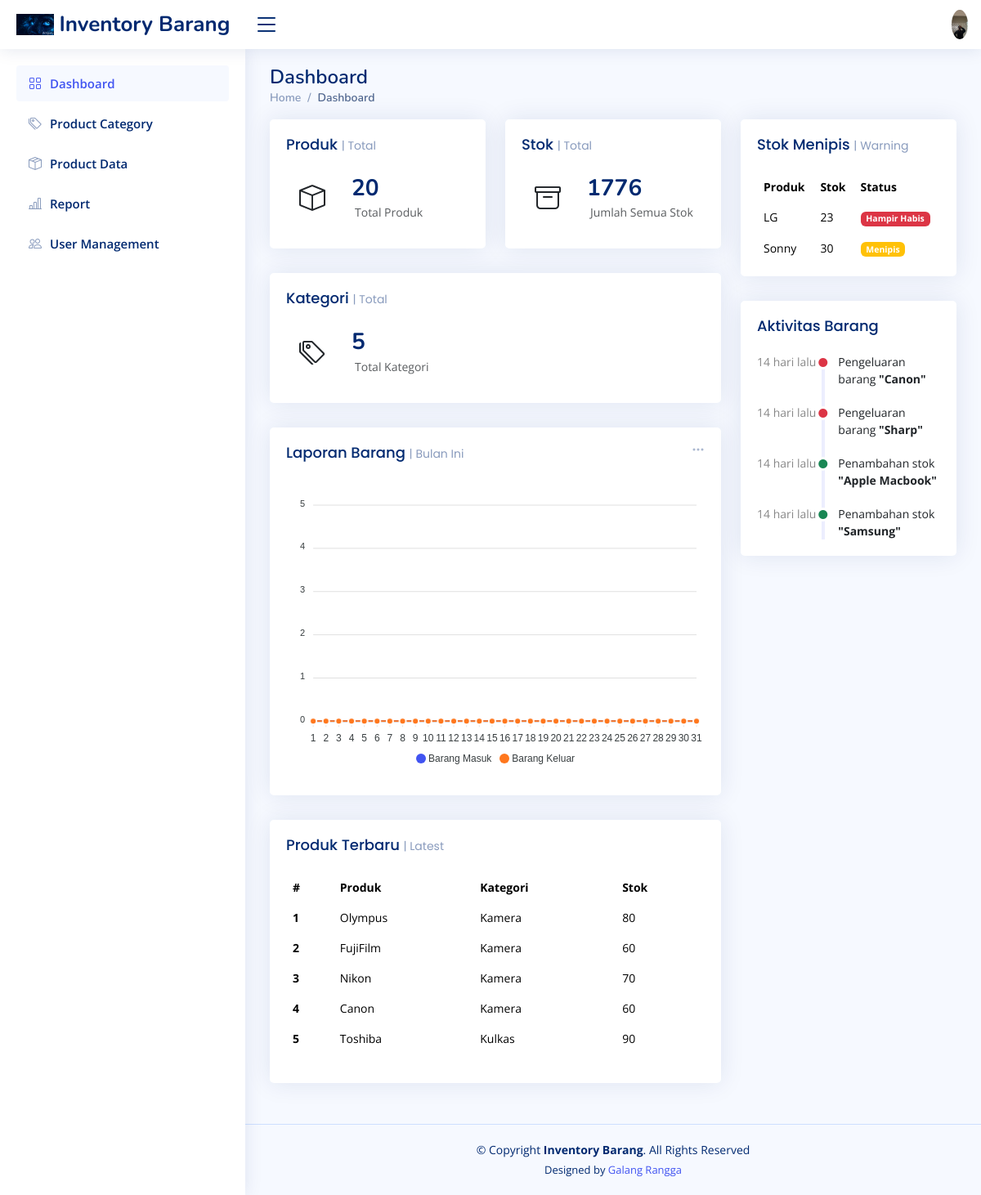
Page /index.php (signed in) on the committed database.
### tables this page shows
CREATE TABLE `products` (
  `id` int NOT NULL,
  `category_id` int DEFAULT NULL,
  `product_code` varchar(50) DEFAULT NULL,
  `product_name` varchar(150) DEFAULT NULL,
  `stock` int DEFAULT '0',
  `min_stock` int DEFAULT '5',
  `price` int DEFAULT NULL,
  `gambar` varchar(255) NOT NULL,
  `created_at` timestamp NULL DEFAULT CURRENT_TIMESTAMP,
  `updated_at` timestamp NULL DEFAULT NULL
);

CREATE TABLE `categories` (
  `id` int NOT NULL,
  `kd_kat` varchar(6) NOT NULL,
  `category_name` varchar(100) NOT NULL
);

CREATE TABLE `stock_logs` (
  `id` int NOT NULL,
  `product_id` int DEFAULT NULL,
  `change_type` enum('ADD','EDIT','REDUCE') DEFAULT NULL,
  `qty` int DEFAULT NULL,
  `stock_before` int DEFAULT NULL,
  `stock_after` int DEFAULT NULL,
  `note` varchar(255) DEFAULT NULL,
  `created_at` timestamp NULL DEFAULT CURRENT_TIMESTAMP,
  `created_by` int DEFAULT NULL
);

### index.php (the view, shortened to what this page needs)
<?php
include "koneksi.php";
$q_produk = mysqli_query($conn, "SELECT COUNT(*) as total_produk FROM products");
$data_produk = mysqli_fetch_assoc($q_produk);
$q_stok = mysqli_query($conn, "SELECT SUM(stock) as total_stok FROM products");
$data_stok = mysqli_fetch_assoc($q_stok);
$q_kategori = mysqli_query($conn, "SELECT COUNT(*) as total_kategori FROM categories");
$data_kategori = mysqli_fetch_assoc($q_kategori);
$query = mysqli_query($conn, "
    SELECT p.product_name, p.stock, c.category_name
    FROM products p
    JOIN categories c ON p.category_id = c.id
    ORDER BY p.created_at DESC
    LIMIT 5
");
$q_menipis = mysqli_query($conn, "
    SELECT product_name, stock, min_stock
    FROM products
    WHERE stock <= min_stock
    ORDER BY stock ASC
    LIMIT 5
");
$q_aktivitas = mysqli_query($conn, "
    SELECT sl.*, p.product_name, u.name as user_name
    FROM stock_logs sl
    JOIN products p ON sl.product_id = p.id
    JOIN users u ON sl.created_by = u.id
    ORDER BY sl.created_at DESC
    LIMIT 5
");
function waktu_lalu($datetime)
{
  $selisih = time() - strtotime($datetime);
  $menit = floor($selisih / 60);
  $jam   = floor($selisih / 3600);
  $hari  = floor($selisih / 86400);
  if ($menit < 60) {
    return $menit . " menit lalu";
  } elseif ($jam < 24) {
    return $jam . " jam lalu";
  } else {
    return $hari . " hari lalu";
  }
}
?>
<!DOCTYPE html>
<html lang="en">
<head>
  <link href="assets/vendor/bootstrap/css/bootstrap.min.css" rel="stylesheet">
  <link href="assets/vendor/bootstrap-icons/bootstrap-icons.css" rel="stylesheet">
  <link href="assets/vendor/boxicons/css/boxicons.min.css" rel="stylesheet">
  <link href="assets/vendor/quill/quill.snow.css" rel="stylesheet">
  <link href="assets/vendor/quill/quill.bubble.css" rel="stylesheet">
  <link href="assets/vendor/remixicon/remixicon.css" rel="stylesheet">
  <link href="assets/vendor/simple-datatables/style.css" rel="stylesheet">
  <link href="assets/css/style.css" rel="stylesheet">
</head>
<body>
  <header id="header" class="header fixed-top d-flex align-items-center">
    <div class="d-flex align-items-center justify-content-between">
      <a href="index.php" class="logo d-flex align-items-center">
        <img src="assets/img/artguru.png" alt="">
        <span class="d-none d-lg-block">Inventory Barang</span>
      </a>
      <i class="bi bi-list toggle-sidebar-btn"></i>
    </div>
    <nav class="header-nav ms-auto">
      <ul class="d-flex align-items-center">
        <li class="nav-item dropdown pe-3">
          <a class="nav-link nav-profile d-flex align-items-center pe-0" href="#" data-bs-toggle="dropdown">
            <img src="assets/img/galang.jpeg" alt="Profile" class="rounded-circle" />
          </a>
        </li>
      </ul>
    </nav>
  </header>
  <aside id="sidebar" class="sidebar">
    <ul class="sidebar-nav" id="sidebar-nav">
      <li class="nav-item">
        <a class="nav-link " href="index.php">
          <i class="bi bi-grid"></i>
          <span>Dashboard</span>
        </a>
      </li>
      <li class="nav-item">
        <a class="nav-link collapsed" href="kategori_produk.php">
          <i class="bi bi-tags"></i>
          <span>Product Category</span>
        </a>
      </li>
      <li class="nav-item">
        <a class="nav-link collapsed" href="produk.php">
          <i class="bi bi-box-seam"></i>
          <span>Product Data</span>
        </a>
      </li>
      <li class="nav-item">
        <a class="nav-link collapsed" href="laporan.php">
          <i class="bi bi-bar-chart-line"></i>
          <span>Report</span>
        </a>
      </li>
      <li class="nav-item">
        <a class="nav-link collapsed" href="users.php">
          <i class="bi bi-people"></i>
          <span>User Management</span>
        </a>
      </li>
    </ul>
  </aside>
  <main id="main" class="main">
    <div class="pagetitle">
      <h1>Dashboard</h1>
      <nav>
        <ol class="breadcrumb">
          <li class="breadcrumb-item"><a href="index.php">Home</a></li>
          <li class="breadcrumb-item active">Dashboard</li>
        </ol>
      </nav>
    </div>
    <section class="section dashboard">
      <div class="row">
        <div class="col-lg-8">
          <div class="row">
            <div class="col-xxl-4 col-md-6">
              <div class="card info-card">
                <div class="card-body">
                  <h5 class="card-title">Produk <span>| Total</span></h5>
                  <div class="d-flex align-items-center">
                    <div class="card-icon rounded-circle d-flex align-items-center justify-content-center">
                      <i class="bi bi-box"></i>
                    </div>
                    <div class="ps-3">
                      <h6><?= $data_produk['total_produk']; ?></h6>
                      <span class="text-muted small pt-2 ps-1">Total Produk</span>
                    </div>
                  </div>
                </div>
              </div>
            </div>
            <div class="col-xxl-4 col-md-6">
              <div class="card info-card">
                <div class="card-body">
                  <h5 class="card-title">Stok <span>| Total</span></h5>
                  <div class="d-flex align-items-center">
                    <div class="card-icon rounded-circle d-flex align-items-center justify-content-center">
                      <i class="bi bi-archive"></i>
                    </div>
                    <div class="ps-3">
                      <h6><?= $data_stok['total_stok'] ?? 0; ?></h6>
                      <span class="text-muted small pt-2 ps-1">Jumlah Semua Stok</span>
                    </div>
                  </div>
                </div>
              </div>
            </div>
            <div class="col-xxl-4 col-md-12">
              <div class="card info-card">
                <div class="card-body">
                  <h5 class="card-title">Kategori <span>| Total</span></h5>
                  <div class="d-flex align-items-center">
                    <div class="card-icon rounded-circle d-flex align-items-center justify-content-center">
                      <i class="bi bi-tags"></i>
                    </div>
                    <div class="ps-3">
                      <h6><?= $data_kategori['total_kategori']; ?></h6>
                      <span class="text-muted small pt-2 ps-1">Total Kategori</span>
                    </div>
                  </div>
                </div>
              </div>
            </div>
            <div class="col-12">
              <div class="card">
                <div class="filter">
                  <a class="icon" href="#" data-bs-toggle="dropdown"><i class="bi bi-three-dots"></i></a>
                </div>
                <div class="card-body">
                  <h5 class="card-title">Laporan Barang <span>| Bulan Ini</span></h5>
                  <div id="reportsChart"></div>
                </div>
              </div>
            </div>
            <div class="col-12">
              <div class="card recent-sales overflow-auto">
                <div class="card-body">
                  <h5 class="card-title">Produk Terbaru <span>| Latest</span></h5>
                  <table class="table table-borderless datatable">
                    <thead>
                      <tr>
                        <th scope="col">#</th>
                        <th scope="col">Produk</th>
                        <th scope="col">Kategori</th>
                        <th scope="col">Stok</th>
                      </tr>
                    </thead>
                    <tbody>
                      <?php
                      $no = 1;
                      while ($row = mysqli_fetch_assoc($query)) :
                      ?>
                        <tr>
                          <th><?= $no++; ?></th>
                          <td><?= $row['product_name']; ?></td>
                          <td><?= $row['category_name']; ?></td>
                          <td><?= $row['stock']; ?></td>
                        </tr>
                      <?php endwhile; ?>
                    </tbody>
                  </table>
                </div>
              </div>
            </div>
          </div>
        </div>
        <div class="col-lg-4">
          <div class="card top-selling overflow-auto">
            <div class="card-body pb-0">
              <h5 class="card-title">Stok Menipis <span>| Warning</span></h5>
              <table class="table table-borderless">
                <thead>
                  <tr>
                    <th>Produk</th>
                    <th>Stok</th>
                    <th>Status</th>
                  </tr>
                </thead>
                <tbody>
                  <?php while ($row = mysqli_fetch_assoc($q_menipis)) : ?>
                    <tr>
                      <td><?= $row['product_name']; ?></td>
                      <td><?= $row['stock']; ?></td>
                      <td>
                        <?php if ($row['stock'] == 0) : ?>
                          <span class="badge bg-danger">Habis</span>
                        <?php elseif ($row['stock'] <= ($row['min_stock'] / 2)) : ?>
                          <span class="badge bg-danger">Hampir Habis</span>
                        <?php else : ?>
                          <span class="badge bg-warning">Menipis</span>
                        <?php endif; ?>
                      </td>
                    </tr>
                  <?php endwhile; ?>
                </tbody>
              </table>
            </div>
          </div>
          <div class="card">
            <div class="card-body">
              <h5 class="card-title">Aktivitas Barang</h5>
              <div class="activity">
                <?php while ($row = mysqli_fetch_assoc($q_aktivitas)) :
                  if ($row['change_type'] == 'ADD') {
                    $text = "Penambahan stok";
                    $color = "text-success";
                  } elseif ($row['change_type'] == 'REDUCE') {
                    $text = "Pengeluaran barang";
                    $color = "text-danger";
                  } else {
                    $text = "Perubahan stok";
                    $color = "text-primary";
                  }
                ?>
                  <div class="activity-item d-flex">
                    <div class="activite-label">
                      <?= waktu_lalu($row['created_at']); ?>
                    </div>
                    <i class="bi bi-circle-fill activity-badge <?= $color ?> align-self-start"></i>
                    <div class="activity-content">
                      <?= $text; ?>
                      <span class="fw-bold text-dark">
                        "<?= $row['product_name']; ?>"
                      </span>
                    </div>
                  </div>
                <?php endwhile; ?>
              </div>
            </div>
          </div>
        </div>
      </div>
    </section>
  </main>
  <footer id="footer" class="footer">
    <div class="copyright">
      &copy; Copyright <strong><span>Inventory Barang</span></strong>. All Rights Reserved
    </div>
    <div class="credits">
      Designed by <a href="">Galang Rangga</a>
    </div>
  </footer>
</body>
</html>

### rows in the picture
products: product_name "Olympus", category.category_name "Kamera", stock "80"
products: product_name "FujiFilm", category.category_name "Kamera", stock "60"
products: product_name "Nikon", category.category_name "Kamera", stock "70"
products: product_name "Canon", category.category_name "Kamera", stock "60"
products: product_name "Toshiba", category.category_name "Kulkas", stock "90"
products: product_name "LG", stock "23", min_stock "Hampir Habis"
products: product_name "Sonny", stock "30", min_stock "Menipis"
stock_logs: created_at "14 hari lalu", change_type "Pengeluaran barang", product.product_name "Canon"
stock_logs: created_at "14 hari lalu", change_type "Pengeluaran barang", product.product_name "Sharp"
stock_logs: created_at "14 hari lalu", change_type "Penambahan stok", product.product_name "Apple Macbook"
stock_logs: created_at "14 hari lalu", change_type "Penambahan stok", product.product_name "Samsung"

### other values in the picture
$data_produk['total_produk'] "20"
$data_stok['total_stok'] "1776"
$data_kategori['total_kategori'] "5"
